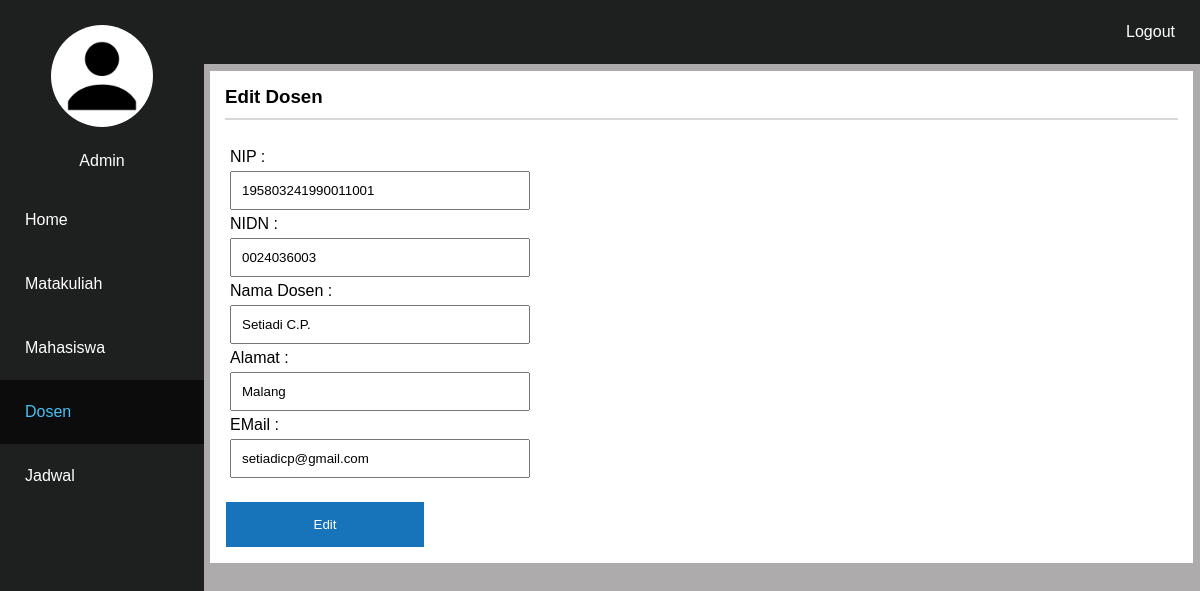
Page /admin/edit-dos.php?nip=195803241990011001 (signed in) on the committed database.
### tables this page shows
CREATE TABLE `dosen` (
  `nip` varchar(18) NOT NULL,
  `nidn` varchar(10) NOT NULL,
  `nama_dos` varchar(35) NOT NULL,
  `alamat_dos` text NOT NULL,
  `email_dos` varchar(35) NOT NULL,
  `password` varchar(32) NOT NULL
);

### admin/edit-dos.php (the view, shortened to what this page needs)
<!DOCTYPE html PUBLIC "-//W3C//DTD XHTML 1.0 Transitional//EN" "http://www.w3.org/TR/xhtml1/DTD/xhtml1-transitional.dtd">
<html xmlns="http://www.w3.org/1999/xhtml">
<head>
<link rel="stylesheet" type="text/css" href="../style.css" />
</head>
<?php
include "../check.php";
include "../koneksi.php";
?>
<body>
	<div class="navbar-side">
		<ul>
			<li><center><img src="../image/user-128.png" class="img-navbar"> <br> Admin <br><br></center></li>
			<li><a href="index.php">Home</a></li>
			<li><a href="daftar-matkul.php">Matakuliah</a></li>
			<li><a href="daftar-mahasiswa.php">Mahasiswa</a></li>
			<li><a href="daftar-dosen.php" class="active">Dosen</a></li>
			<li><a href="daftar-jadwal.php">Jadwal</a></li>
		</ul>
	</div>
	<div class="content">
		<div class="top-nav">
			<ul>
				<li style="float: right"><a href="../logout.php" style="float: right">Logout</a></li>
			</ul>
		</div>
		<div class="container">
			<h3>Edit Dosen</h3>
			<div class="separate-line"></div>
			<br>
			<?php
			$cari = mysqli_query($conn,"select * from dosen where nip = '$_GET[nip]'");
			$r = mysqli_fetch_array($cari,MYSQLI_NUM);
			?>
			<form action="edit-teacher.php" method="post">
				<label>NIP : </label> <br>
				<input type="text" name="nip" value="<?php echo $r[0]; ?>" class="input-text-add-edit" required="required" /><br />
				<label>NIDN : </label> <br>
				<input type="text" name="nidn" value="<?php echo $r[1]; ?>" class="input-text-add-edit" required="required" /><br />
				<label>Nama Dosen : </label> <br>
				<input type="text" name="nama_dos" value="<?php echo $r[2]; ?>" class="input-text-add-edit" required="required" /><br />
				<label>Alamat : </label> <br>
				<input type="text" name="alamat" value="<?php echo $r[3]; ?>" class="input-text-add-edit" required="required" /><br />
				<label>EMail : </label> <br>
				<input type="text" name="email" value="<?php echo $r[4]; ?>" class="input-text-add-edit" required="required" /><br /><br>
				<input type="submit" value="Edit" class="submit-btn"/>
			</form>
		</div>
	</div>
</body>
</html>

### style.css (style rules this page uses)
* { margin:0; padding:0; box-sizing:border-box; }
a { text-decoration: none; color: #0b2a9c; }
body { font-family:"Trebuchet MS", Arial, Helvetica, sans-serif; background-color: #adabab; }
.container { margin-left: 17.5%; margin-top: 7px; margin-right: 7px; margin-bottom: 7px; background-color: #fff; padding: 15px; }
.content { content: ""; }
.separate-line { border: solid 1px #d9d8d8; box-shadow: #999595; width: 100%; align-content: center; margin-top: 10px; margin-bottom: 10px; }
label { margin: 5px; bottom: 5px; }
.input-text-add-edit { font-family:"Trebuchet MS", Arial, Helvetica, sans-serif; padding: 10px; margin: 5px; width: 300px; }
.submit-btn { font-family:"Trebuchet MS", Arial, Helvetica, sans-serif; padding: 15px; background-color: #1773ba; color: #fff; border: 1px solid #fff; width: 200px; }
.img-navbar { border-radius: 50%; background-color: #fff; margin: 25px 27px; width: 50%; }
.top-nav { width: 100%; height: auto; background-color: #1e1f1f; }
.top-nav ul { list-style-type: none; overflow: hidden; }
.top-nav ul li { display: inline-block; }
.top-nav ul li a { color: #fff; padding: 23px 25px; text-decoration: none; }
.navbar-side { height: 100%; background-color: #1e1f1f; position: fixed; width: 17%; color: #fff; }
.navbar-side ul { list-style-type: none; overflow: auto; }
.navbar-side ul li a { display: block; color: #fff; padding: 23px 25px; color: #fff; text-decoration: none; }
.navbar-side ul li a.active { color: #48c1f4; background-color: #0c0c0c; text-decoration: none; }

### rows in the picture
dosen: nip "195803241990011001", nidn "0024036003", nama_dos "Setiadi C.P.", alamat "Malang", email "setiadicp@gmail.com"
